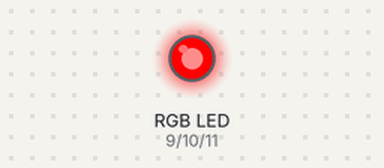
Simulated run of this sketch. Board: Arduino Uno, built with avr-gcc and run on an emulated ATmega328P. Parts: an RGB LED mixed from three pins (HIGH = lit).

Above: at 0.05 s.
At 1.75 s:
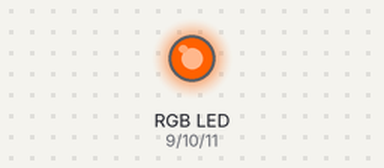
At 2.6 s:
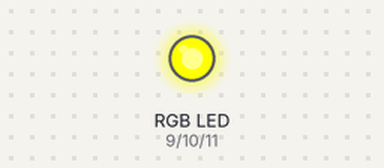
At 3.5 s:
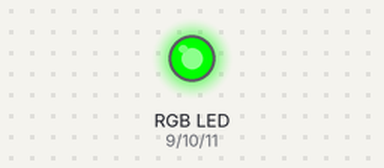
At 5.25 s:
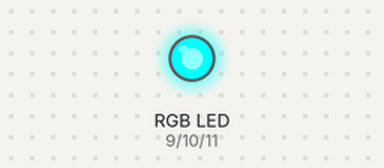
At 7.0 s:
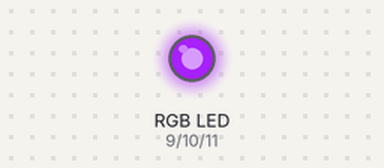
Timing chart, 0 to 9.1 s (numbered marks = the images above):
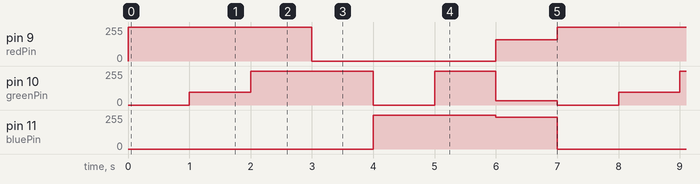

Measured:
- by itself, pin 9 (redPin): repeats every 7.0 s: 0/255 3.0 s, 160/255 1.0 s, 255/255 3.0 s
- by itself, pin 10 (greenPin): repeats every 7.0 s: 255/255 2.0 s, 0/255 1.0 s, 255/255 1.0 s, 32/255 1.0 s, 0/255 1.0 s, 97/255 1.0 s
- by itself, pin 11 (bluePin): repeats every 7.0 s: 240/255 1.0 s, 0/255 4.0 s, 255/255 2.0 s

The sketch:

rgb_2.ino
```cpp
/*
 * Keyes Starter Kit for Raspberry Pi Pico
 * lesson 10.2
 * rgb_2
*/
int redPin = 9; //定义红色接GP9
int greenPin = 10; //定义绿色接GP10
int bluePin = 11; //定义蓝色接GP11
void setup() {
  pinMode(redPin, OUTPUT);
  pinMode(greenPin, OUTPUT);
  pinMode(bluePin, OUTPUT);
}
void loop() {
  //红色(255, 0, 0)
  analogWrite(9, 255);
  analogWrite(10, 0);
  analogWrite(11, 0);
  delay(1000);
  //橙色(255, 97, 0)
  analogWrite(9, 255);
  analogWrite(10, 97);
  analogWrite(11, 0);
  delay(1000);
  //黄色(255, 255, 0)
  analogWrite(9, 255);
  analogWrite(10, 255);
  analogWrite(11, 0);
  delay(1000);
  //绿色(0, 255, 0)
  analogWrite(9, 0);
  analogWrite(10, 255);
  analogWrite(11, 0);
  delay(1000);
  //蓝色(0, 0, 255)
  analogWrite(9, 0);
  analogWrite(10, 0);
  analogWrite(11, 255);
  delay(1000);
  //青色(0, 255, 255)
  analogWrite(9, 0);
  analogWrite(10, 255);
  analogWrite(11, 255);
  delay(1000);
  //紫色(160, 32, 240)
  analogWrite(9, 160);
  analogWrite(10, 32);
  analogWrite(11, 240);
  delay(1000);

}
```
